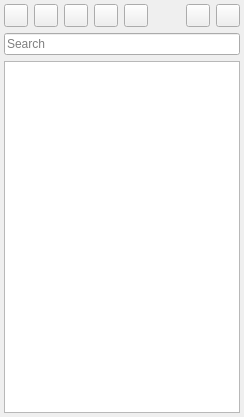
<?xml version="1.0" encoding="UTF-8"?>
<ui version="4.0">
 <class>DeviceListView</class>
 <widget class="QWidget" name="DeviceListView">
  <property name="geometry">
   <rect>
    <x>0</x>
    <y>0</y>
    <width>244</width>
    <height>417</height>
   </rect>
  </property>
  <property name="windowTitle">
   <string notr="true">Form</string>
  </property>
  <layout class="QVBoxLayout" name="verticalLayout">
   <property name="leftMargin">
    <number>4</number>
   </property>
   <property name="topMargin">
    <number>4</number>
   </property>
   <property name="rightMargin">
    <number>4</number>
   </property>
   <property name="bottomMargin">
    <number>4</number>
   </property>
   <item>
    <layout class="QHBoxLayout" name="horizontalLayout">
     <item>
      <widget class="QToolButton" name="toolButtonAdd">
       <property name="text">
        <string notr="true"/>
       </property>
      </widget>
     </item>
     <item>
      <widget class="QToolButton" name="toolButtonRemove">
       <property name="text">
        <string notr="true"/>
       </property>
      </widget>
     </item>
     <item>
      <widget class="QToolButton" name="toolButtonTree">
       <property name="text">
        <string notr="true"/>
       </property>
      </widget>
     </item>
     <item>
      <widget class="QToolButton" name="toolButtonUp">
       <property name="text">
        <string notr="true"/>
       </property>
      </widget>
     </item>
     <item>
      <widget class="QToolButton" name="toolButtonDown">
       <property name="text">
        <string notr="true"/>
       </property>
      </widget>
     </item>
     <item>
      <widget class="QLabel" name="label">
       <property name="text">
        <string notr="true"/>
       </property>
      </widget>
     </item>
     <item>
      <widget class="QToolButton" name="toolButtonClose">
       <property name="text">
        <string notr="true"/>
       </property>
      </widget>
     </item>
     <item>
      <widget class="QToolButton" name="toolButtonOpen">
       <property name="text">
        <string notr="true"/>
       </property>
      </widget>
     </item>
    </layout>
   </item>
   <item>
    <widget class="QLineEdit" name="lineEditSearch">
     <property name="sizePolicy">
      <sizepolicy hsizetype="Preferred" vsizetype="Fixed">
       <horstretch>0</horstretch>
       <verstretch>0</verstretch>
      </sizepolicy>
     </property>
     <property name="placeholderText">
      <string>Search</string>
     </property>
     <property name="clearButtonEnabled">
      <bool>true</bool>
     </property>
    </widget>
   </item>
   <item>
    <widget class="QTreeView" name="treeView">
     <property name="sizePolicy">
      <sizepolicy hsizetype="Preferred" vsizetype="Expanding">
       <horstretch>0</horstretch>
       <verstretch>0</verstretch>
      </sizepolicy>
     </property>
    </widget>
   </item>
  </layout>
 </widget>
 <resources/>
 <connections/>
</ui>
